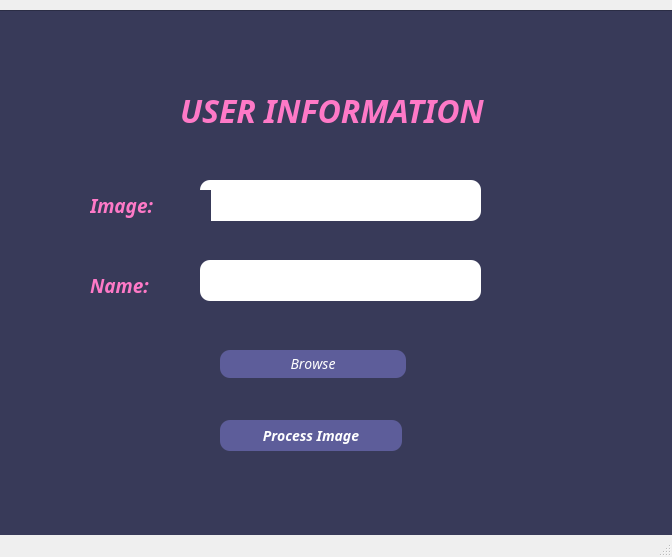
<?xml version="1.0" encoding="UTF-8"?>
<ui version="4.0">
 <class>MainWindow</class>
 <widget class="QMainWindow" name="MainWindow">
  <property name="geometry">
   <rect>
    <x>0</x>
    <y>0</y>
    <width>672</width>
    <height>557</height>
   </rect>
  </property>
  <property name="windowTitle">
   <string>MainWindow</string>
  </property>
  <widget class="QWidget" name="centralwidget">
   <widget class="QFrame" name="frame">
    <property name="geometry">
     <rect>
      <x>-30</x>
      <y>10</y>
      <width>711</width>
      <height>541</height>
     </rect>
    </property>
    <property name="styleSheet">
     <string notr="true">background-color: rgb(56, 58, 89);</string>
    </property>
    <property name="frameShape">
     <enum>QFrame::StyledPanel</enum>
    </property>
    <property name="frameShadow">
     <enum>QFrame::Raised</enum>
    </property>
    <widget class="QTextEdit" name="txt_image">
     <property name="geometry">
      <rect>
       <x>230</x>
       <y>170</y>
       <width>281</width>
       <height>41</height>
      </rect>
     </property>
     <property name="styleSheet">
      <string notr="true">QTextEdit{
    background-color: white;
    border-width: 2px;
	color: #9b9bff;
    border-radius: 10px;
    border-color: beige;
    font: Italic 14px;
    min-width: 10em;
    padding: 6px;
}

</string>
     </property>
    </widget>
    <widget class="QTextEdit" name="txt_name">
     <property name="geometry">
      <rect>
       <x>230</x>
       <y>250</y>
       <width>281</width>
       <height>41</height>
      </rect>
     </property>
     <property name="styleSheet">
      <string notr="true">QTextEdit{
    background-color: white;
    border-width: 2px;
	color: #9b9bff;
    border-radius: 10px;
    border-color: beige;
    font: Italic 14px;
    min-width: 10em;
    padding: 6px;
}

</string>
     </property>
    </widget>
    <widget class="QPushButton" name="btn_browse">
     <property name="geometry">
      <rect>
       <x>250</x>
       <y>340</y>
       <width>186</width>
       <height>28</height>
      </rect>
     </property>
     <property name="font">
      <font>
       <family>Calibri Light</family>
       <pointsize>-1</pointsize>
       <weight>50</weight>
       <italic>true</italic>
       <bold>false</bold>
       <kerning>false</kerning>
      </font>
     </property>
     <property name="toolTip">
      <string>QString s1 = QFileDialog::getOpenFileName(this, &quot;Open a file&quot;, &quot;directoryToOpen&quot;, &quot;Images (*.png *.xpm *.jpg);;Text files (*.txt);;XML files (*.xml)&quot;);</string>
     </property>
     <property name="styleSheet">
      <string notr="true">QPushButton{
    background-color: rgb(93, 93, 154);
    border-width: 2px;
	color: white;
    border-radius: 10px;
    border-color: beige;
    font: Italic 14px;
    min-width: 10em;
    padding: 6px;
}
QPushButton:pressed {
    background-color: #9b9bff;
    border-style: inset;
}


</string>
     </property>
     <property name="text">
      <string>Browse</string>
     </property>
     <property name="QString s1" stdset="0">
      <string>QFileDialog::getOpenFileName(this, &quot;Open a file&quot;, &quot;directoryToOpen&quot;,
        &quot;Images (*.png *.xpm *.jpg);;Text files (*.txt);;XML files (*.xml)&quot;);</string>
     </property>
    </widget>
    <widget class="QLabel" name="lbl_User_Image">
     <property name="geometry">
      <rect>
       <x>120</x>
       <y>180</y>
       <width>121</width>
       <height>31</height>
      </rect>
     </property>
     <property name="font">
      <font>
       <family>Calibri Light</family>
       <pointsize>14</pointsize>
       <weight>75</weight>
       <italic>true</italic>
       <bold>true</bold>
      </font>
     </property>
     <property name="styleSheet">
      <string notr="true">color:rgb(254, 121, 199);</string>
     </property>
     <property name="text">
      <string>Image:</string>
     </property>
    </widget>
    <widget class="QLabel" name="lbl_User_name">
     <property name="geometry">
      <rect>
       <x>120</x>
       <y>260</y>
       <width>71</width>
       <height>31</height>
      </rect>
     </property>
     <property name="font">
      <font>
       <family>Calibri Light</family>
       <pointsize>14</pointsize>
       <weight>75</weight>
       <italic>true</italic>
       <bold>true</bold>
      </font>
     </property>
     <property name="styleSheet">
      <string notr="true">color:rgb(254, 121, 199);</string>
     </property>
     <property name="text">
      <string>Name:</string>
     </property>
    </widget>
    <widget class="QLabel" name="lbl_User_Heading">
     <property name="geometry">
      <rect>
       <x>210</x>
       <y>80</y>
       <width>371</width>
       <height>41</height>
      </rect>
     </property>
     <property name="font">
      <font>
       <family>Calibri Light</family>
       <pointsize>24</pointsize>
       <weight>75</weight>
       <italic>true</italic>
       <bold>true</bold>
      </font>
     </property>
     <property name="styleSheet">
      <string notr="true">color:rgb(254, 121, 199);</string>
     </property>
     <property name="text">
      <string>USER INFORMATION</string>
     </property>
    </widget>
    <widget class="QPushButton" name="btn_submit">
     <property name="geometry">
      <rect>
       <x>250</x>
       <y>410</y>
       <width>182</width>
       <height>31</height>
      </rect>
     </property>
     <property name="font">
      <font>
       <family>Calibri Light</family>
       <pointsize>-1</pointsize>
       <weight>75</weight>
       <italic>true</italic>
       <bold>true</bold>
      </font>
     </property>
     <property name="styleSheet">
      <string notr="true">QPushButton{
    background-color: rgb(93, 93, 154);
    border-width: 2px;
	color: white;
    border-radius: 10px;
    border-color: beige;
    font: bold italic 14px;
    min-width: 10em;
    padding: 6px;
}
QPushButton:pressed {
    background-color: #9b9bff;
    border-style: inset;
}
</string>
     </property>
     <property name="text">
      <string>Process Image</string>
     </property>
    </widget>
    <zorder>txt_name</zorder>
    <zorder>txt_image</zorder>
    <zorder>btn_browse</zorder>
    <zorder>lbl_User_Image</zorder>
    <zorder>lbl_User_name</zorder>
    <zorder>lbl_User_Heading</zorder>
    <zorder>btn_submit</zorder>
   </widget>
  </widget>
  <widget class="QMenuBar" name="menubar">
   <property name="geometry">
    <rect>
     <x>0</x>
     <y>0</y>
     <width>672</width>
     <height>21</height>
    </rect>
   </property>
  </widget>
  <widget class="QStatusBar" name="statusbar"/>
 </widget>
 <resources/>
 <connections>
  <connection>
   <sender>btn_submit</sender>
   <signal>clicked()</signal>
   <receiver>btn_submit</receiver>
   <slot>click()</slot>
   <hints>
    <hint type="sourcelabel">
     <x>345</x>
     <y>495</y>
    </hint>
    <hint type="destinationlabel">
     <x>345</x>
     <y>495</y>
    </hint>
   </hints>
  </connection>
 </connections>
</ui>
